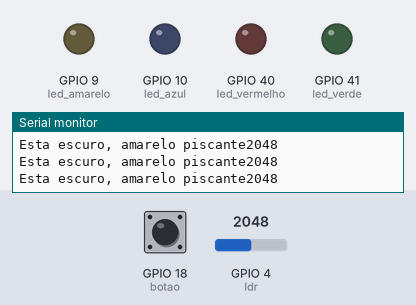
The sketch below on a simulated ESP32-S3. Shown: output pins drawn as LEDs (lit = HIGH), the last lines printed to the serial monitor. Inputs (shaded band) come from the test bench; at power-on: GPIO 4 (ldr) = 2048, GPIO 18 (botao) LOW. WiFi joins after 1.5 s; servers stay silent unless stated.

Above: at 1.2 s.
1.3 s: GPIO 4 (ldr) set to 622
4.3 s: GPIO 4 (ldr) set to 566
At 5.5 s:
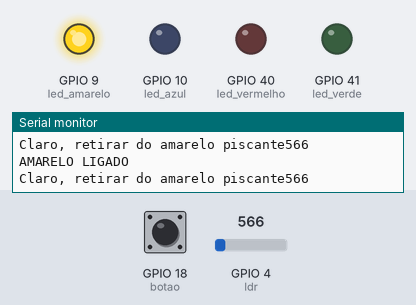
7.3 s: GPIO 4 (ldr) set to 1040
At 8.4 s:
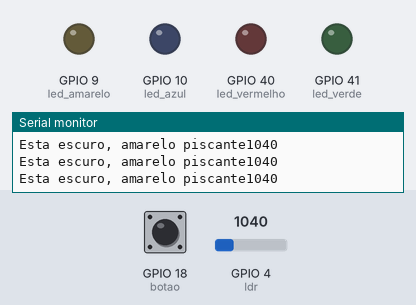
8.8 s: GPIO 4 (ldr) set to 560
At 12.2 s:
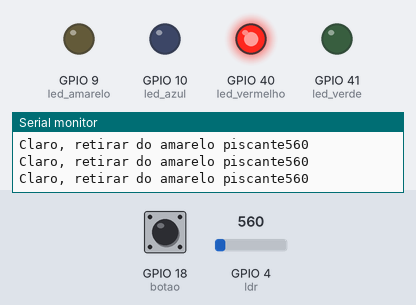
14.9 s: GPIO 4 (ldr) set to 1228
At 15.6 s:
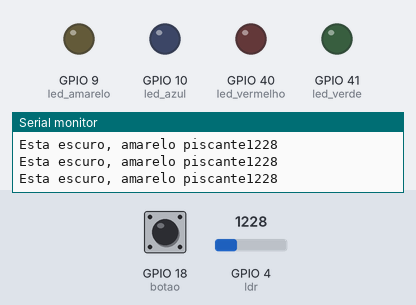
Timing chart, 0 to 17.5 s (numbered marks = the images above; inputs shaded):
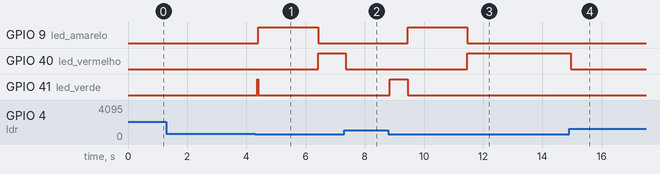

The sketch:

sketch.ino
```cpp
#include <WiFi.h>
#include <HTTPClient.h>

#define led_azul 10 // Pino utilizado para controle do led azul
#define led_verde 41 // Pino utilizado para controle do led verda
#define led_vermelho 40 // Pino utilizado para controle do led vermelho
#define led_amarelo 9 // Pino utilizado para controle do led azul

const int botao = 18;  // número da porta do botão
int estado_botao = 0;  // Variável do estado do botão

const int ldr = 4;  // número da porta do sensor ldr
const int limite_leitura=600; // limite de leitura do sensor ldr

int amarelo_piscante_ultima_troca = millis(); // variável que armazena o tempo de troca do amarelo piscante

int botao_ultima_leitura = millis(); // variável que armazena a ultima leitura do botão
const int tempo_debounce = 25; // guarda o tempo mínimo para debounce via software

HTTPClient http; // instância do objeto para criar um cliente http

int status_semaforo = 0; // 0 - VERDE | 1 - AMARELO | 2 - VERMELHO | 3 - AMARELO PISCANTE

// Guarda o tempo para troca de cada semaforo
const int tempo_verde_millis = 3000;
const int tempo_amarelo_millis = 2000;
const int tempo_vermelho_millis = 5000;

// Ultima troca do semaforo
int ultima_troca_semaforo = millis();


void setup() {

  // Configuração inicial dos pinos para controle dos leds como OUTPUTs (saídas) do ESP32
  pinMode(led_azul,OUTPUT);
  pinMode(led_verde,OUTPUT);
  pinMode(led_vermelho,OUTPUT);
  pinMode(led_amarelo, OUTPUT);

  // Inicialização das entradas
  pinMode(botao, INPUT);
  pinMode(ldr, INPUT);

  // Define todos os leds como desligado
  digitalWrite(led_azul, LOW);
  digitalWrite(led_verde, LOW);
  digitalWrite(led_vermelho, LOW);
  digitalWrite(led_amarelo, LOW);

  Serial.begin(9600); // Configuração para debug por interface serial entre ESP e computador com baud rate de 9600

  WiFi.begin("Wokwi-GUEST", ""); // Conexão à rede WiFi aberta com SSID Wokwi-GUEST

  while (WiFi.status() == WL_CONNECT_FAILED) {
    delay(100);
    Serial.print(".");
  }

  Serial.println("Conectado ao WiFi com sucesso!"); // Considerando que saiu do loop acima, o ESP32 agora está conectado ao WiFi (outra opção é colocar este comando dentro do if abaixo)

}

int vermelho_botao_contador = 0; // quantas vezes o botão foi pressionado em um intervalo de tempo de 1000ms
int primeiro_high_botao = millis();


void loop() {
  int ldr_status=analogRead(ldr);
  const int millis_atual = millis();

  if(ldr_status>=limite_leitura){
    if (status_semaforo != 3){
      status_semaforo = 3;
    }
    Serial.print("Esta escuro, amarelo piscante");
    Serial.println(ldr_status);
    if (millis_atual - amarelo_piscante_ultima_troca > 1000) {
      digitalWrite(led_amarelo, !digitalRead(led_amarelo));
      digitalWrite(led_amarelo, LOW);
      digitalWrite(led_vermelho, LOW);
      digitalWrite(led_verde, LOW);
      amarelo_piscante_ultima_troca = millis_atual;
    }

  }
  else {
    Serial.print("Claro, retirar do amarelo piscante");
    Serial.println(ldr_status);
    if (status_semaforo == 3) {
      status_semaforo = 0;
    }

    if (status_semaforo == 0) {
      digitalWrite(led_amarelo, LOW);
      digitalWrite(led_vermelho, LOW);
      digitalWrite(led_verde, HIGH);
      if (millis_atual - ultima_troca_semaforo > tempo_verde_millis) {
        status_semaforo = 1;
        Serial.println("VERDE LIGADO");
        ultima_troca_semaforo = millis_atual;
      }
    }
    if (status_semaforo == 1) {
      Serial.println("AMARELO LIGADO");
      digitalWrite(led_amarelo, HIGH);
      digitalWrite(led_vermelho, LOW);
      digitalWrite(led_verde, LOW);
      if (millis_atual - ultima_troca_semaforo > tempo_amarelo_millis) {
        status_semaforo = 2;
        Serial.println("VERMELHO LIGADO");
        ultima_troca_semaforo = millis_atual;
        vermelho_botao_contador = 0;
        primeiro_high_botao = 0;
      }
    }
    if (status_semaforo == 2) {
      digitalWrite(led_amarelo, LOW);
      digitalWrite(led_vermelho, HIGH);
      digitalWrite(led_verde, LOW);
      estado_botao = leitura_botao(millis_atual);

      if (estado_botao && vermelho_botao_contador == 0) {
        Serial.println("VERDE LIGADO");
        vermelho_botao_contador += 1;
        primeiro_high_botao = millis_atual;
      }
      if (estado_botao && millis_atual - primeiro_high_botao < 1000) {
        vermelho_botao_contador += 1;
      }


      if (millis_atual - primeiro_high_botao > 1000 && vermelho_botao_contador >= 3) {
        if(WiFi.status() == WL_CONNECTED){ // Se o ESP32 estiver conectado à Internet
          String serverPath = "http://www.google.com.br/"; // Endpoint da requisição HTTP

          http.begin(serverPath.c_str());

          int httpResponseCode = http.GET(); // Código do Resultado da Requisição HTTP

          if (httpResponseCode>0) {
            Serial.print("HTTP código da resposta: ");
            Serial.println(httpResponseCode);
            String payload = http.getString();
            Serial.println(payload);
            }
          else {
            Serial.print("Código de erro: ");
            Serial.println(httpResponseCode);
            }
            http.end();
        }
        else {
          Serial.println("WiFi desconectado");
        }
      } else if (millis_atual - primeiro_high_botao > 1000 && vermelho_botao_contador >= 1) {
        status_semaforo = 0;
        ultima_troca_semaforo = millis_atual;
      }
      if (millis_atual - ultima_troca_semaforo > tempo_vermelho_millis) {
        status_semaforo = 0;
        ultima_troca_semaforo = millis_atual;
      }
    }
  }
}

bool leitura_botao(int millis_atual) {
  if (millis_atual - botao_ultima_leitura > tempo_debounce) {
    botao_ultima_leitura = millis_atual;
    return digitalRead(botao);
  } else {
    return estado_botao;
  }
}
```

Measured:
- the behaviour switches between 600 and 599 on GPIO 4 (ldr) (found by bisection; images 0 and 1)
- after the input at 4.3 s, GPIO 9 (led_amarelo): LOW → HIGH after 0.10 s, → LOW 2.0 s later; GPIO 40 (led_vermelho): LOW → HIGH after 2.1 s; GPIO 41 (led_verde): LOW → HIGH after 0.07 s, → LOW 0.03 s later
- after the input at 7.3 s, GPIO 40 (led_vermelho): HIGH → LOW after 0.05 s
- after the input at 8.8 s, GPIO 9 (led_amarelo): LOW → HIGH after 0.65 s, → LOW 2.0 s later; GPIO 40 (led_vermelho): LOW → HIGH after 2.7 s; GPIO 41 (led_verde): LOW → HIGH after 0.05 s, → LOW 0.60 s later
- after the input at 14.9 s, GPIO 40 (led_vermelho): HIGH → LOW after 0.06 s instead of 1.6 s; GPIO 41 (led_verde): stays LOW (without the input it goes to HIGH after 1.6 s)
